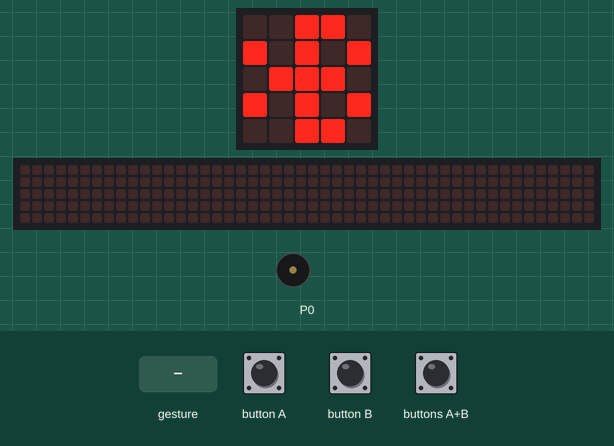
Bench run of a program on a simulated BBC micro:bit (MakeCode). Shown: the board's 5×5 LED display, a strip that is not on the board, showing the scrolling text unrolled, buzzer (waves = sounding). Inputs (shaded band) come from the test bench. Random numbers come from a fixed seed; a tilt is held for 1.5 s and a shake lasts 1 s, then the board lies face up again; the 48×5 strip is a reading aid, not a part: it shows the text the display is scrolling, unrolled, one strip-width of it at a time.

Above: at 2.7 s.
4.3 s: button A pressed for 0.15 s
At 4.65 s:
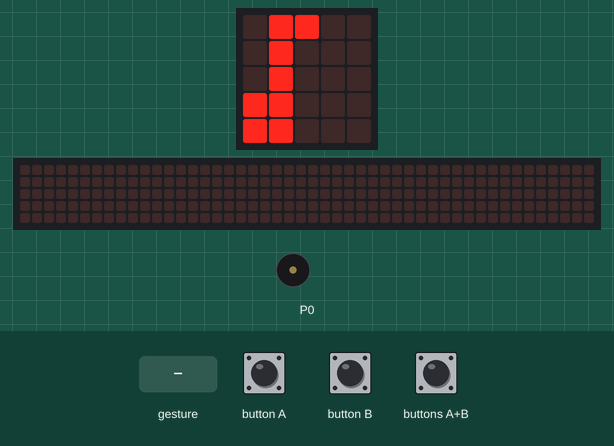
5.0 s: button B pressed for 0.15 s
At 5.35 s:
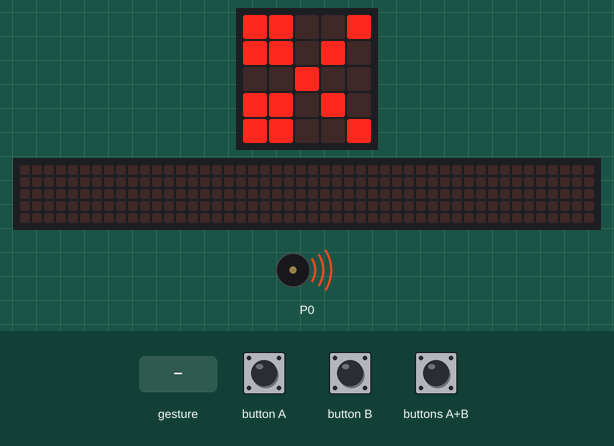
5.7 s: buttons A+B pressed for 0.15 s
At 8.29 s:
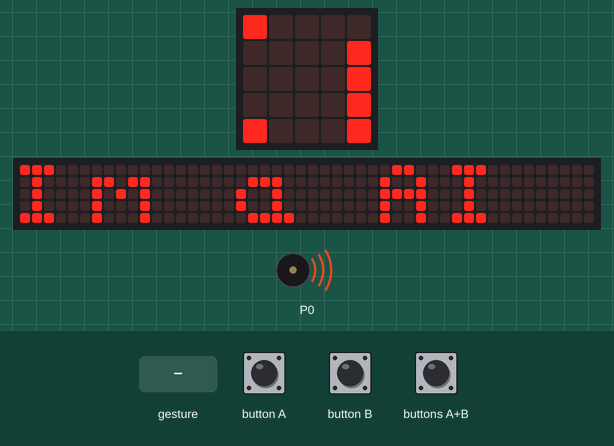
9.1 s: button B pressed for 0.15 s
9.8 s: button A pressed for 0.15 s
13.5 s: gesture 'logo down'
At 18.55 s:
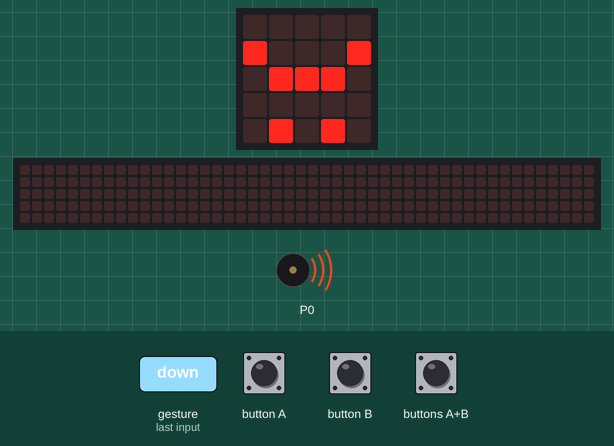
Timing chart, 0 to 19.4 s (numbered marks = the images above; inputs shaded):
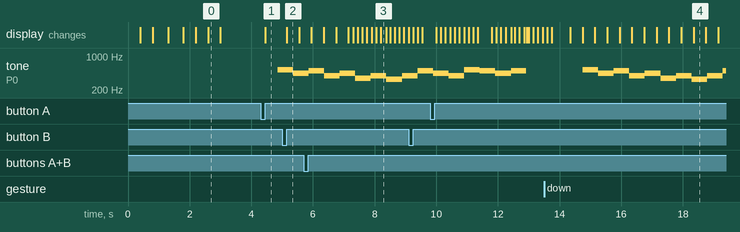

Measured:
- after the input at 4.3 s, tone on P0: silent → 523 Hz after 0.55 s; the display: changes after 0.15 s (image 1)
- after the input at 5.0 s, the display: changes after 0.15 s (image 2)
- what the display in image 0 shows lasts 0.4 s, from 2.6 s to 3.0 s

The program:

main.ts
```typescript
input.onGesture(Gesture.LogoDown, function () {
    basic.showLeds(`
        . . . . .
        # . . . #
        . # # # .
        . . . . .
        . # . # .
        `)
    basic.showLeds(`
        . # # # #
        . # . . #
        # # # . #
        . # . . #
        . . . # #
        `)
    basic.showLeds(`
        . . . . .
        . . . . .
        . . . . .
        . . . . .
        . . . . .
        `)
})
input.onButtonPressed(Button.A, function () {
    basic.showLeds(`
        . # # . .
        . # . . .
        . # . . .
        # # . . .
        # # . . .
        `)
    music.playMelody("C5 A B G A F G E ", 120)
    music.playMelody("G B A G C5 B A B ", 120)
    basic.clearScreen()
})
input.onGesture(Gesture.Shake, function () {
    basic.showLeds(`
        . . . . .
        . # . # .
        . . . . .
        . # . # .
        # . # . #
        `)
    basic.pause(100)
    basic.clearScreen()
})
input.onButtonPressed(Button.AB, function () {
    basic.showString("Im a AI")
    basic.showLeds(`
        . # # # .
        . # . # .
        . # # # .
        . # . # .
        . # . # .
        `)
    basic.showLeds(`
        . . # . .
        . . . . .
        . . # . .
        . . # . .
        . . # . .
        `)
    basic.showLeds(`
        # # # # #
        # . . . #
        # . . . #
        # . # # #
        . # . . .
        `)
    basic.pause(100)
    basic.showLeds(`
        . # # . .
        # . . # .
        . . # . .
        . . . . .
        . . # . .
        `)
    basic.clearScreen()
})
input.onButtonPressed(Button.B, function () {
    basic.showLeds(`
        # # . . #
        # # . # .
        . . # . .
        # # . # .
        # # . . #
        `)
    basic.showLeds(`
        # # # # #
        # # # # #
        # # # # #
        # # # # #
        # # # # #
        `)
    basic.showLeds(`
        # # # # .
        # . # . #
        # . # # #
        # . . . #
        # # # # #
        `)
    basic.showLeds(`
        . . . . .
        . . . . .
        . . . . .
        . . . . .
        . . . . .
        `)
    _1 = 0
    _1 = randint(1, 3)
    if (_1 == 1) {
        basic.showLeds(`
            # # . . #
            # # . # .
            . . # . .
            # # . # .
            # # . . #
            `)
    } else if (0 == 0) {
        basic.showLeds(`
            # # # # #
            # # # # #
            # # # # #
            # # # # #
            # # # # #
            `)
    } else {
        basic.showLeds(`
            # # # # .
            # . # . #
            # . # # #
            # . . . #
            # # # # #
            `)
    }
    basic.pause(5000)
    basic.showLeds(`
        . . . . .
        . . . . .
        . . . . .
        . . . . .
        . . . . .
        `)
})
let _1 = 0
basic.showLeds(`
    . # # # .
    # . . . .
    # . . # #
    # . . . #
    . # # # .
    `)
basic.showLeds(`
    . . . . .
    . . . . .
    . . . . .
    . . . . .
    . . . . .
    `)
basic.showLeds(`
    . . . . .
    # # # . #
    # . # . .
    # # # . #
    # . # . #
    `)
basic.pause(100)
basic.showLeds(`
    . . . . .
    # . . . #
    # # # . .
    # . # . #
    # . # . #
    `)
basic.pause(100)
basic.showLeds(`
    . . . . .
    . . . . .
    . . . . .
    . . . . .
    . . . . .
    `)
led.setBrightness(255)
basic.showLeds(`
    # . . . #
    . # . # .
    . . # . .
    . # . # .
    # . . . #
    `)
basic.showLeds(`
    . . # # .
    # . # . #
    . # # # .
    # . # . #
    . . # # .
    `)
basic.clearScreen()
basic.forever(function () {

})
```

test.ts
```typescript
// 在這裡測試；當此封包作為擴充功能時，將不會編譯此內容。
```
